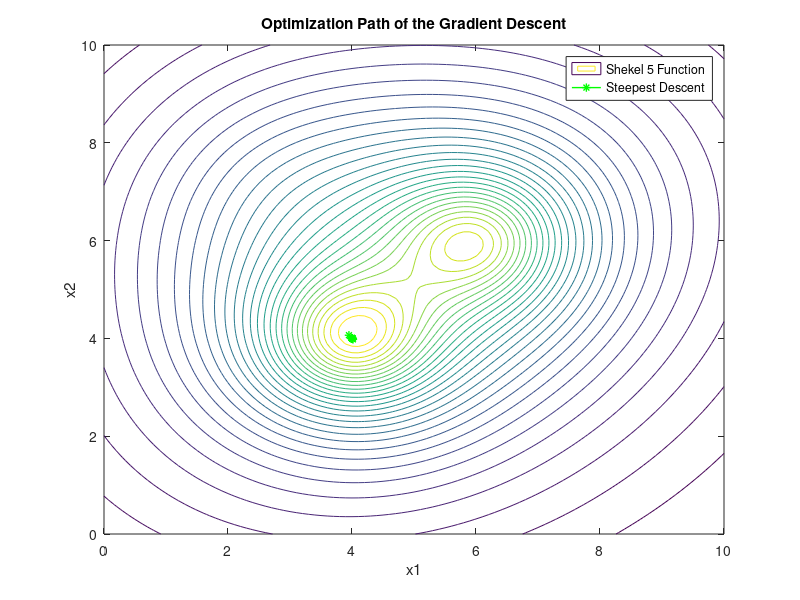

Write MATLAB code to recreate this figure.
function plot_algorithm_path_gradient_descent()
    a = [4, 1, 8, 6, 3; 
         4, 1, 8, 6, 7; 
         4, 1, 8, 6, 3; 
         4, 1, 8, 6, 7];
    c = [0.1; 0.2; 0.2; 0.4; 0.4];

    lower_bound = 3.9;
    upper_bound = 4.1;

    x0 = lower_bound + (upper_bound - lower_bound) * rand(4, 1);
    x0 = [3.950592; 4.064731; 4.045430; 4.014870];

    [x_gd, path_gd] = steepest_descent(x0,a,c);

    [X, Y] = meshgrid(0:0.1:10, 0:0.1:10);
    Z = zeros(size(X));
    for i = 1:size(X, 1)
        for j = 1:size(X, 2)
            Z(i, j) = -shekel5([X(i, j); Y(i, j); 5; 5], a, c);
        end
    end
    
    figure;
    contour(X, Y, Z, 30);
    hold on;
    plot(path_gd(1,:), path_gd(2,:), 'g-*', 'LineWidth', 1);
    xlabel('x1');
    ylabel('x2');
    title('Optimization Path of the Gradient Descent');
    legend('Shekel 5 Function', 'Steepest Descent', 'Location', 'best');
    hold off;
end

function [x, path] = steepest_descent(x0, a, c)
    tol = 1e-4;
    max_iter = 100;
    x = x0;
    path = x;
    [f_val, grad] = shekel5_and_gradient(x, a, c);
    fprintf("initial: [%f, %f, %f, %f]\n", x(1), x(2), x(3), x(4))
    tic;
    for iter = 1:max_iter
        d = -grad;
        alpha = line_search(x, d, a, c);
        x = x + alpha * d;
        path = [path, x];
        [f_val, grad] = shekel5_and_gradient(x, a, c);
        fprintf("iter: %d\n", iter);
        fprintf("x*: [%f, %f, %f, %f]\n", x(1), x(2), x(3), x(4));
        fprintf("f(x) = %f\n", f_val);
        if norm(grad) < tol
            break;
        end
        fprintf("===========\n");
    end
    elapsedTime = toc;
    fprintf('Minimum found at: [%f, %f, %f, %f]\n', x(1), x(2), x(3), x(4));
    disp(['The code took ', num2str(elapsedTime), ' seconds to run.']);
end

function [f_val, grad, hess] = shekel5_and_gradient(x, a, c)
    f_val = 0;
    grad = zeros(4, 1);
    hess = zeros(4, 4);
    
    for i = 1:5
        diff = x - a(:, i);
        denom = sum(diff.^2) + c(i);
        
        if denom == 0
            denom = eps;
        end
        
        f_val = f_val - 1 / denom;

        grad = grad + (2 * diff) / denom^2;

        for j = 1:4
            for k = 1:4
                if j == k
                    hess(j, k) = hess(j, k) + (2 / denom^2) - (8 * diff(j)^2 / denom^3);
                else
                    hess(j, k) = hess(j, k) - (8 * diff(j) * diff(k) / denom^3);
                end
            end
        end
    end
end

function alpha = line_search(x, d, a, c)
    alpha = 1;
    rho = 0.5;
    c1 = 1e-4;
    
    [f_val, grad] = shekel5_and_gradient(x, a, c);
    
    while true
        x_new = x + alpha * d;
        x_new = max(0, min(10, x_new));
        
        [f_val_new, ~] = shekel5_and_gradient(x_new, a, c);
        
        if f_val_new <= f_val + c1 * alpha * (grad' * d)
            break;
        end
        
        alpha = alpha * rho;
    end
end

function f_val = shekel5(x, a, c)
    f_val = 0;
    for i = 1:5
        diff = x - a(:, i);
        denom = sum(diff.^2) + c(i);
        f_val = f_val - 1 / denom;
    end
end